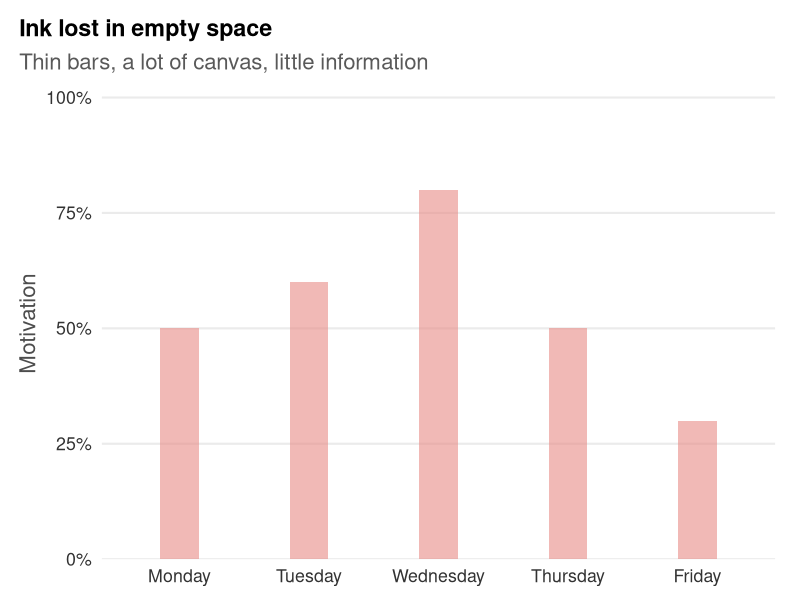
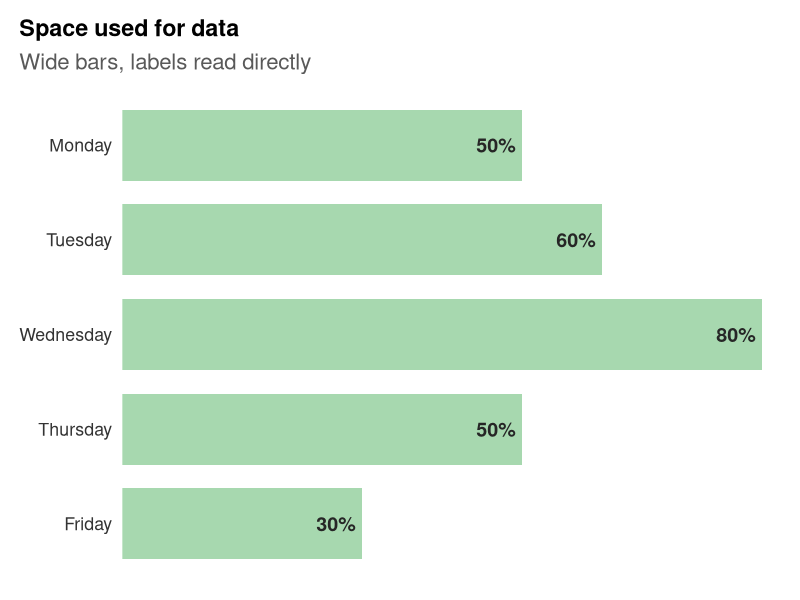
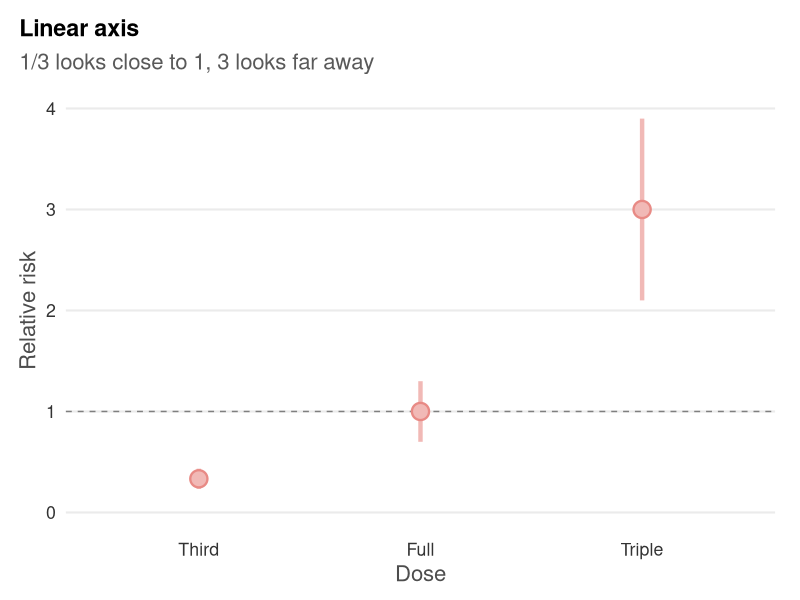
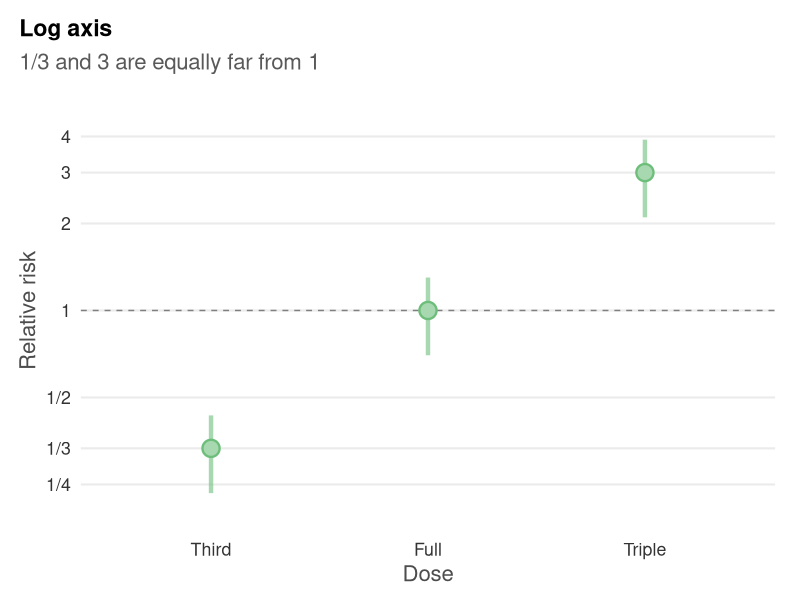
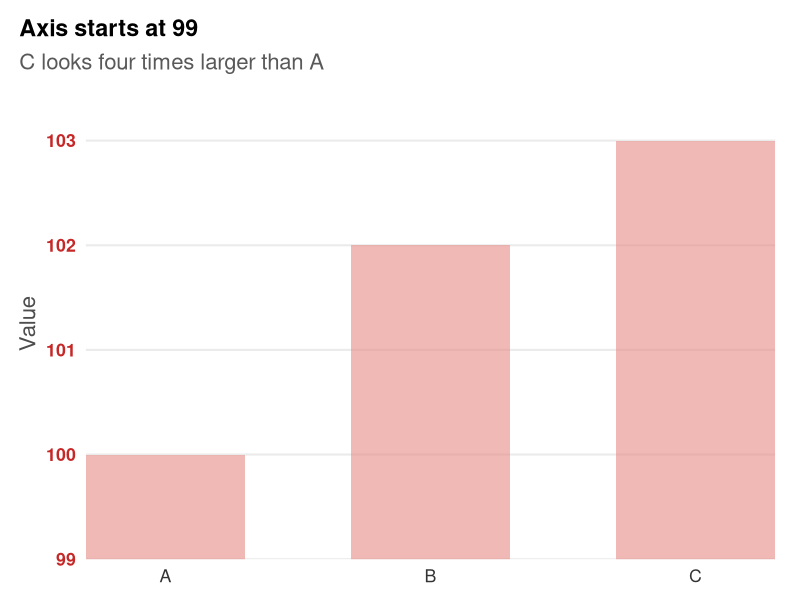
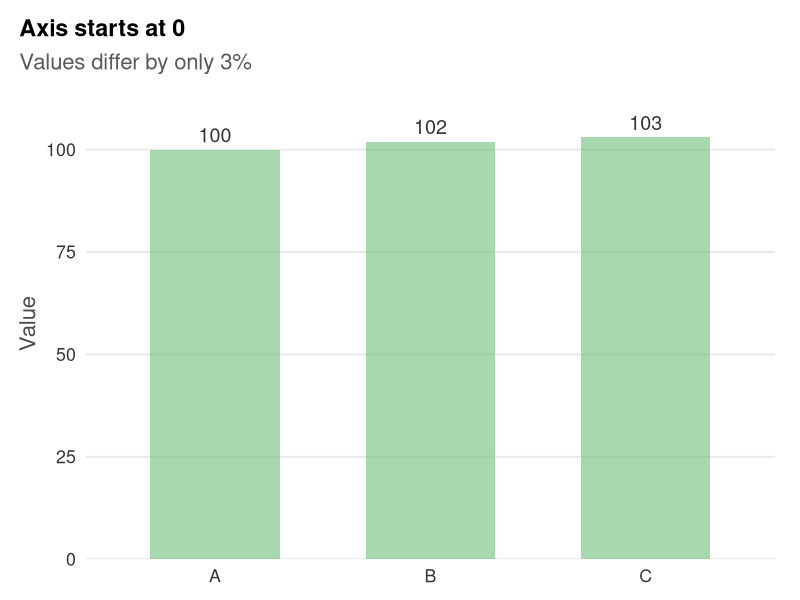
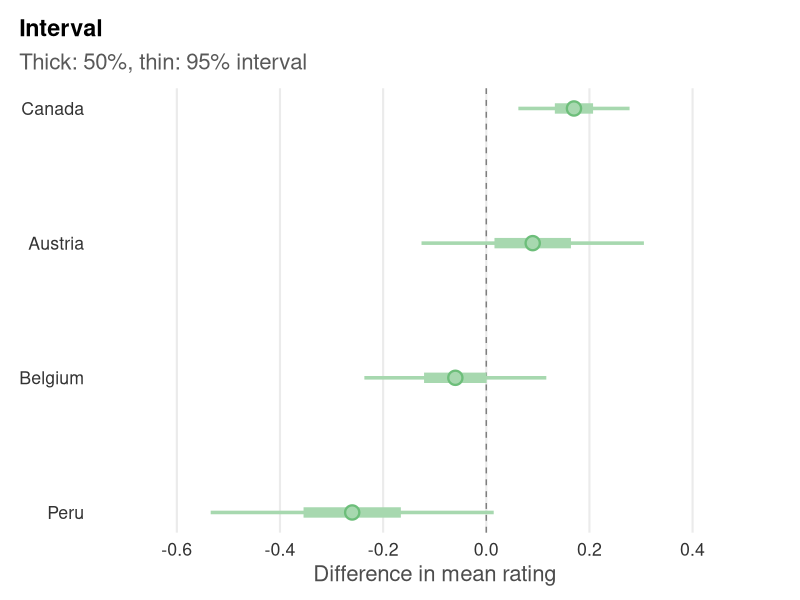
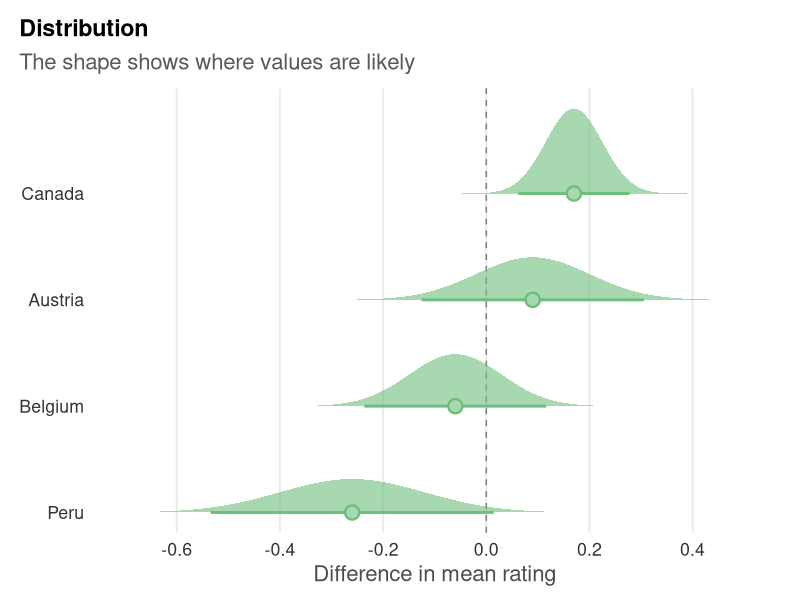

Reproduce these figures in R, in order.
############
# script to produce examples for slides
# all examples share one theme, palette and size so the slide pairs read as
# "before" (soft red) vs "after" (soft green)
############

# libraries
library(tidyverse)

# shared look ------------------------------------------------------------------
col_bad  <- "#E88A85"   # soft red: the weaker version
col_good <- "#6DBE7A"   # soft green: the better version
col_warn <- "#C62828"   # highlight for what misleads
alpha_fill <- 0.6       # transparency for all data marks
tint <- function(col) colorRampPalette(c("white", col))(100)[round(alpha_fill * 100)]  # opaque look-alike of alpha

theme_slide <- function(base_size = 16) {
    theme_minimal(base_size = base_size) +
        theme(
            plot.title = element_text(face = "bold", size = rel(1.05)),
            plot.subtitle = element_text(colour = "grey35", margin = margin(b = 10)),
            plot.title.position = "plot",
            panel.grid.minor = element_blank(),
            panel.grid.major.x = element_blank(),
            axis.title = element_text(colour = "grey30"),
            axis.text = element_text(colour = "grey20"),
            plot.background = element_rect(fill = "white", colour = NA),
            plot.margin = margin(14, 18, 10, 14)
        )
}

save_slide <- function(plot, file, width = 6, height = 4.5) {
    ggsave(file, plot, width = width, height = height, dpi = 200)
}


# white space: percentage motivation by day of the week -------------------------
whitespace_example <- tibble(
    Day = factor(c("Monday", "Tuesday", "Wednesday", "Thursday", "Friday"),
                 levels = c("Monday", "Tuesday", "Wednesday", "Thursday", "Friday")),
    Motivation = c(0.5, 0.6, 0.8, 0.5, 0.3)
)

# wasted space: thin bars, lots of empty canvas, labels crammed
p1 <- whitespace_example %>%
    ggplot(aes(x = Day, y = Motivation)) +
    geom_col(width = 0.3, fill = col_bad, alpha = alpha_fill) +
    scale_y_continuous(labels = scales::percent, limits = c(0, 1),
                       expand = expansion(mult = c(0, 0.02))) +
    labs(title = "Ink lost in empty space",
         subtitle = "Thin bars, a lot of canvas, little information",
         x = NULL, y = "Motivation") +
    theme_slide()

# compact: horizontal bars, direct labels, no axis needed
p2 <- whitespace_example %>%
    ggplot(aes(x = Motivation, y = fct_rev(Day))) +
    geom_col(width = 0.75, fill = col_good, alpha = alpha_fill) +
    geom_text(aes(label = scales::percent(Motivation)),
              hjust = 1.15, colour = "grey15", fontface = "bold", size = 5) +
    scale_x_continuous(limits = c(0, 0.8), expand = expansion(mult = c(0, 0.02))) +
    labs(title = "Space used for data",
         subtitle = "Wide bars, labels read directly",
         x = NULL, y = NULL) +
    theme_slide() +
    theme(axis.text.x = element_blank(), panel.grid = element_blank())

save_slide(p1, "media/whitespace_example1.png")
save_slide(p2, "media/whitespace_example2.png")


# log axis: relative risks are symmetric around 1 only on a log scale ------------
log_axis_example <- tibble(
    Exposure = factor(c("Third", "Full", "Triple"), levels = c("Third", "Full", "Triple")),
    RelativeRisk = c(1/3, 1, 3),
    RR_low = RelativeRisk * 0.7,
    RR_high = RelativeRisk * 1.3
)

log_base <- log_axis_example %>%
    ggplot(aes(x = Exposure, y = RelativeRisk)) +
    geom_hline(yintercept = 1, linetype = "dashed", colour = "grey50") +
    labs(x = "Dose", y = "Relative risk") +
    theme_slide()

p3 <- log_base +
    geom_linerange(aes(ymin = RR_low, ymax = RR_high),
                   colour = col_bad, alpha = alpha_fill, linewidth = 1.5) +
    geom_point(shape = 21, size = 5, stroke = 1.2, colour = col_bad,
               fill = tint(col_bad)) +
    scale_y_continuous(breaks = c(0, 1, 2, 3, 4), limits = c(0, 4)) +
    labs(title = "Linear axis",
         subtitle = "1/3 looks close to 1, 3 looks far away")

p4 <- log_base +
    geom_linerange(aes(ymin = RR_low, ymax = RR_high),
                   colour = col_good, alpha = alpha_fill, linewidth = 1.5) +
    geom_point(shape = 21, size = 5, stroke = 1.2, colour = col_good,
               fill = tint(col_good)) +
    scale_y_log10(breaks = c(1/4, 1/3, 1/2, 1, 2, 3, 4),
                  labels = c("1/4", "1/3", "1/2", "1", "2", "3", "4"),
                  limits = c(1/5, 5)) +
    labs(title = "Log axis",
         subtitle = "1/3 and 3 are equally far from 1")

save_slide(p3, "media/log_axis_example1.png")
save_slide(p4, "media/log_axis_example2.png")


# zero in axis: a ~3% difference looks dramatic when the axis starts near the data
zero_axis_example <- tibble(
    Group = c("A", "B", "C"),
    Value = c(100, 102, 103)
)

p5 <- zero_axis_example %>%
    ggplot(aes(x = Group, y = Value)) +
    geom_col(width = 0.6, fill = col_bad, alpha = alpha_fill) +
    coord_cartesian(ylim = c(99, 103.5), expand = FALSE) +
    labs(title = "Axis starts at 99",
         subtitle = "C looks four times larger than A",
         x = NULL, y = "Value") +
    theme_slide() +
    theme(axis.text.y = element_text(colour = col_warn, face = "bold"))

p6 <- zero_axis_example %>%
    ggplot(aes(x = Group, y = Value)) +
    geom_col(width = 0.6, fill = col_good, alpha = alpha_fill) +
    geom_text(aes(label = Value), vjust = -0.5, size = 5, colour = "grey20") +
    scale_y_continuous(limits = c(0, 115), breaks = seq(0, 100, 25),
                       expand = expansion(mult = c(0, 0))) +
    labs(title = "Axis starts at 0",
         subtitle = "Values differ by only 3%",
         x = NULL, y = "Value") +
    theme_slide()

save_slide(p5, "media/zero_axis_example1.png")
save_slide(p6, "media/zero_axis_example2.png")


# uncertainty: four ways to show the same estimates and their uncertainty ------
uncertainty_example <- tibble(
    Country = factor(c("Canada", "Austria", "Belgium", "Peru"),
                     levels = rev(c("Canada", "Austria", "Belgium", "Peru"))),
    Estimate = c(0.17, 0.09, -0.06, -0.26),
    SE = c(0.055, 0.11, 0.09, 0.14)
) %>%
    mutate(lo95 = Estimate - 1.96 * SE, hi95 = Estimate + 1.96 * SE,
           lo50 = Estimate - 0.674 * SE, hi50 = Estimate + 0.674 * SE,
           row = as.numeric(Country))

# sampling distribution of each estimate on a grid
unc_density <- uncertainty_example %>%
    reframe(x = seq(-0.7, 0.5, length.out = 400), .by = c(Country, row, Estimate, SE)) %>%
    mutate(dens = dnorm(x, Estimate, SE))

unc_base <- ggplot(uncertainty_example) +
    geom_vline(xintercept = 0, linetype = "dashed", colour = "grey50") +
    scale_x_continuous(limits = c(-0.7, 0.5), breaks = round(seq(-0.6, 0.4, 0.2), 1),
                       labels = scales::label_number(accuracy = 0.1)) +
    scale_y_continuous(breaks = 1:4, labels = levels(uncertainty_example$Country)) +
    labs(x = "Difference in mean rating", y = NULL) +
    theme_slide() +
    theme(panel.grid.major.y = element_blank(), panel.grid.major.x = element_line())

estimate_mark <- geom_point(aes(x = Estimate, y = row), shape = 21, size = 4, stroke = 1.2,
                            colour = col_good, fill = tint(col_good))

# 1. point with nested intervals
p7 <- unc_base +
    geom_linerange(aes(xmin = lo95, xmax = hi95, y = row), colour = tint(col_good), linewidth = 1.2) +
    geom_linerange(aes(xmin = lo50, xmax = hi50, y = row), colour = tint(col_good), linewidth = 3.5) +
    estimate_mark +
    labs(title = "Interval",
         subtitle = "Thick: 50%, thin: 95% interval")

# 2. full distribution as a half-eye
p8 <- unc_base +
    geom_ribbon(data = unc_density,
                aes(x = x, ymin = row, ymax = row + 0.8 * dens / max(dens), group = Country),
                fill = col_good, alpha = alpha_fill) +
    geom_linerange(aes(xmin = lo95, xmax = hi95, y = row), colour = col_good, linewidth = 1) +
    estimate_mark +
    labs(title = "Distribution",
         subtitle = "The shape shows where values are likely")

# 3. gradient: ink fades with probability
p9 <- unc_base +
    geom_tile(data = unc_density,
              aes(x = x, y = row, alpha = 0.9 * dens / dnorm(0, 0, SE)),
              fill = col_good, height = 0.5, width = 1.2 / 400) +
    scale_alpha_identity() +
    geom_tile(aes(x = Estimate, y = row), width = 0.008, height = 0.6, fill = "grey20") +
    labs(title = "Gradient",
         subtitle = "Fades out where values become unlikely")

# 4. quantile dotplot: 20 equally likely outcomes per country
bin_w <- 0.04
unc_dots <- uncertainty_example %>%
    reframe(x = qnorm(ppoints(20), Estimate, SE), .by = c(Country, row)) %>%
    mutate(x = round(x / bin_w) * bin_w) %>%
    mutate(stack = row_number() - 1, .by = c(Country, x))
p10 <- unc_base +
    geom_point(data = unc_dots, aes(x = x, y = row + 0.12 * stack + 0.08),
               shape = 21, size = 2.6, colour = col_good, fill = tint(col_good)) +
    labs(title = "Quantile dots",
         subtitle = "Each dot is a 1 in 20 chance")

save_slide(p7, "media/uncertainty_example1.png")
save_slide(p8, "media/uncertainty_example2.png")
save_slide(p9, "media/uncertainty_example3.png")
save_slide(p10, "media/uncertainty_example4.png")


# multi panel: one figure, several plot types, shared theme and region colours ---
library(gridExtra)
set.seed(1)
regions <- c("North", "East", "South", "West")
col_region <- setNames(c("#6DBE7A", "#6FA8DC", "#F2B36B", "#B48CC8"), regions)
scale_region <- list(scale_colour_manual(values = col_region, guide = "none"),
                     scale_fill_manual(values = col_region, guide = "none"))

multipanel_example <- expand_grid(Region = factor(regions, levels = regions), Week = 1:20) %>%
    mutate(peak = c(North = 400, East = 250, South = 120, West = 40)[as.character(Region)],
           Cases = rpois(n(), peak * exp(-((Week - 10) / 3.5)^2) + 3))
region_summary <- multipanel_example %>%
    summarise(Cases = sum(Cases), .by = Region) %>%
    mutate(Population = c(60, 45, 30, 15)[as.integer(Region)] * 1000,
           AR = Cases / Population,
           lo = qbeta(0.025, Cases, Population - Cases + 1),
           hi = qbeta(0.975, Cases + 1, Population - Cases))
age_example <- expand_grid(Region = factor(regions, levels = regions),
                           Age = factor(c("0-4", "5-17", "18-64", "65+"),
                                        levels = c("0-4", "5-17", "18-64", "65+"))) %>%
    mutate(Share = c(0.35, 0.30, 0.20, 0.15, 0.25, 0.35, 0.25, 0.15,
                     0.30, 0.25, 0.30, 0.15, 0.20, 0.30, 0.30, 0.20))

theme_panel <- theme_slide(base_size = 13) +
    theme(plot.tag = element_text(face = "bold", size = 16),
          strip.text = element_text(face = "bold", hjust = 0),
          panel.spacing = unit(0.8, "lines"))

# A: the ggplot grid: one epidemic curve per region, shared axes
pA <- multipanel_example %>%
    ggplot(aes(Week, Cases, fill = Region)) +
    geom_col(alpha = alpha_fill) +
    facet_wrap(~Region, nrow = 1) +
    scale_region +
    labs(tag = "A", title = "Weekly cases", x = "Week", y = "Cases") +
    theme_panel

# B: cumulative cases, colours carry over so no legend needed
pB <- multipanel_example %>%
    mutate(Cumulative = cumsum(Cases), .by = Region) %>%
    ggplot(aes(Week, Cumulative, colour = Region)) +
    geom_line(linewidth = 1.3) +
    geom_text(data = ~ filter(.x, Week == max(Week)), aes(label = Region),
              hjust = -0.1, size = 4, fontface = "bold") +
    scale_x_continuous(limits = c(1, 25), breaks = seq(0, 20, 5)) +
    scale_region +
    labs(tag = "B", title = "Cumulative cases", x = "Week", y = NULL) +
    theme_panel

# C: attack rate with 95% interval
pC <- region_summary %>%
    ggplot(aes(x = AR, y = fct_rev(Region), colour = Region)) +
    geom_linerange(aes(xmin = lo, xmax = hi), linewidth = 1.2) +
    geom_point(aes(fill = Region), shape = 21, size = 4, stroke = 1.2, colour = "white") +
    scale_x_continuous(labels = scales::percent) +
    scale_region +
    labs(tag = "C", title = "Attack rate", x = NULL, y = NULL) +
    theme_panel +
    theme(panel.grid.major.x = element_line())

# D: age profile of cases
pD <- age_example %>%
    ggplot(aes(Age, Share, colour = Region, group = Region)) +
    geom_line(linewidth = 1.1, alpha = 0.8) +
    geom_point(size = 2.5) +
    scale_y_continuous(labels = scales::percent, limits = c(0, NA)) +
    scale_region +
    labs(tag = "D", title = "Cases by age", x = "Age group", y = NULL) +
    theme_panel

p11 <- arrangeGrob(pA, pB, pC, pD, layout_matrix = rbind(c(1, 1, 1), c(2, 3, 4)),
                   heights = c(1, 1.1))
ggsave("media/multipanel_example.png", p11, width = 12, height = 7, dpi = 200,
       bg = "white")
